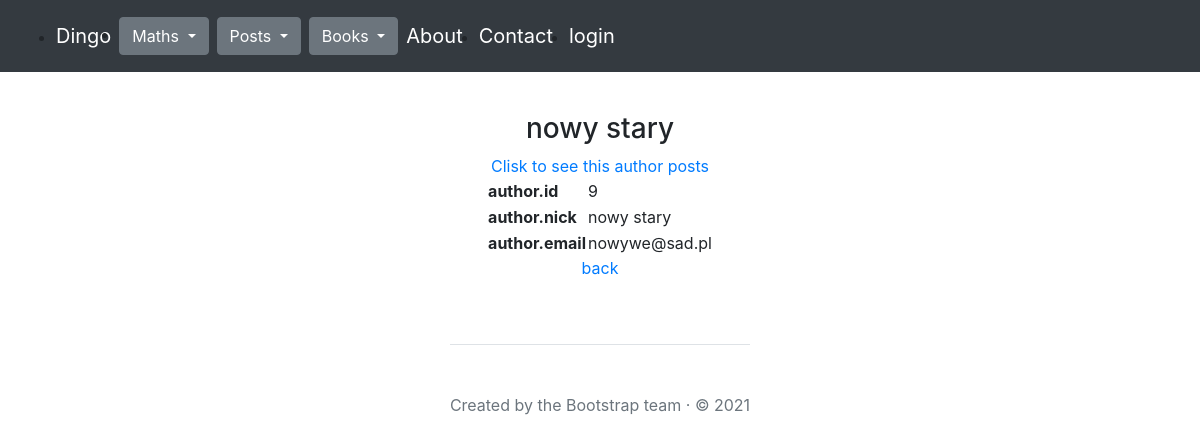
Screenshot of /posts/author/9 with the database file from the repository.
### posts/models.py (models this page shows, shortened)
class Author(models.Model):
    nick = models.CharField(max_length=30, null=False, unique=True)
    email = models.EmailField(null=False, unique=True)

### posts/views.py (the view)
# urls.py: path('author/<int:id>', author_details, name="author_details"),
def author_details(request, id):
    author = Author.objects.get(id=id)
    if request.method == 'POST':
        form = AuthorForm(request.POST, instance=author)
        if form.is_valid():
            form.save()
            messages.success(request, "Author changed successfully")
    else:
        form = AuthorForm(instance=author)
    return render(
        request=request,
        template_name="posts/authordetails.html",
        context={"author": author, "form": form,
                }
    )

### posts/templates/posts/authordetails.html (shortened to what this page needs)
{% extends "main.html" %}
{% block content %}
<div class="mt-3 d-flex flex-column align-items-center justify-content-center">
    <h3>{{ author.nick }}</h3>
    <table>
        <tr>
            <th>author.id</th>
            <td>{{ author.id }}</td>
        </tr>
        <tr>
            <th>author.nick</th>
            <td>{{ author.nick }}</td>
        </tr>
        <tr>
            <th>author.email</th>
            <td>{{ author.email }}</td>
        </tr>
        <tr><a href="{% url 'posts:author_posts' author.nick %}">Clisk to see this author posts</a></tr>
    </table>
    <a href="{% url 'posts:authors' %}">back</a>
</div>
{% endblock %}

### rows the page displays
Author: nick "nowy stary", id "9", email "nowywe@sad.pl"
